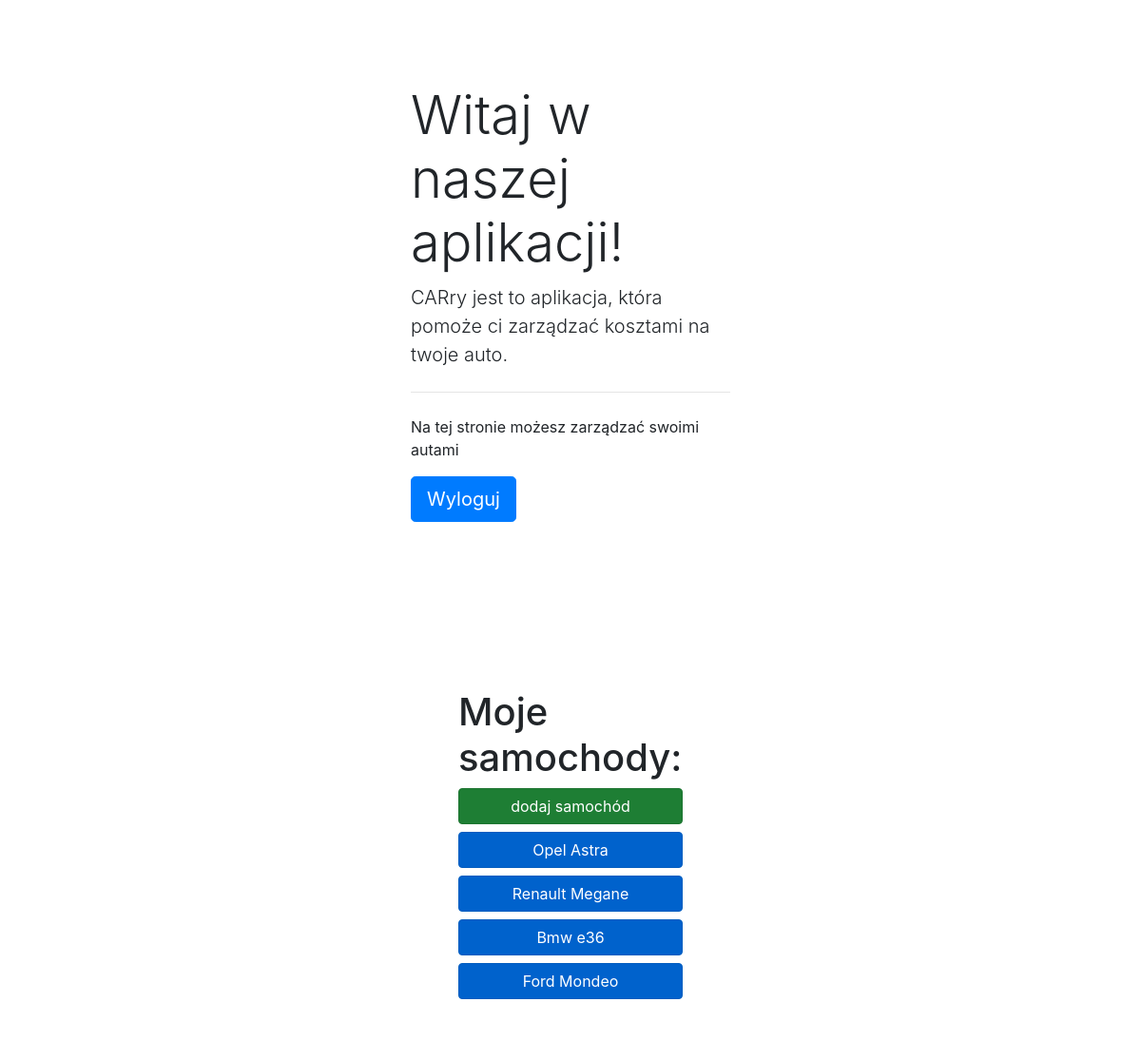
Before: / (signed in) with the older database file.
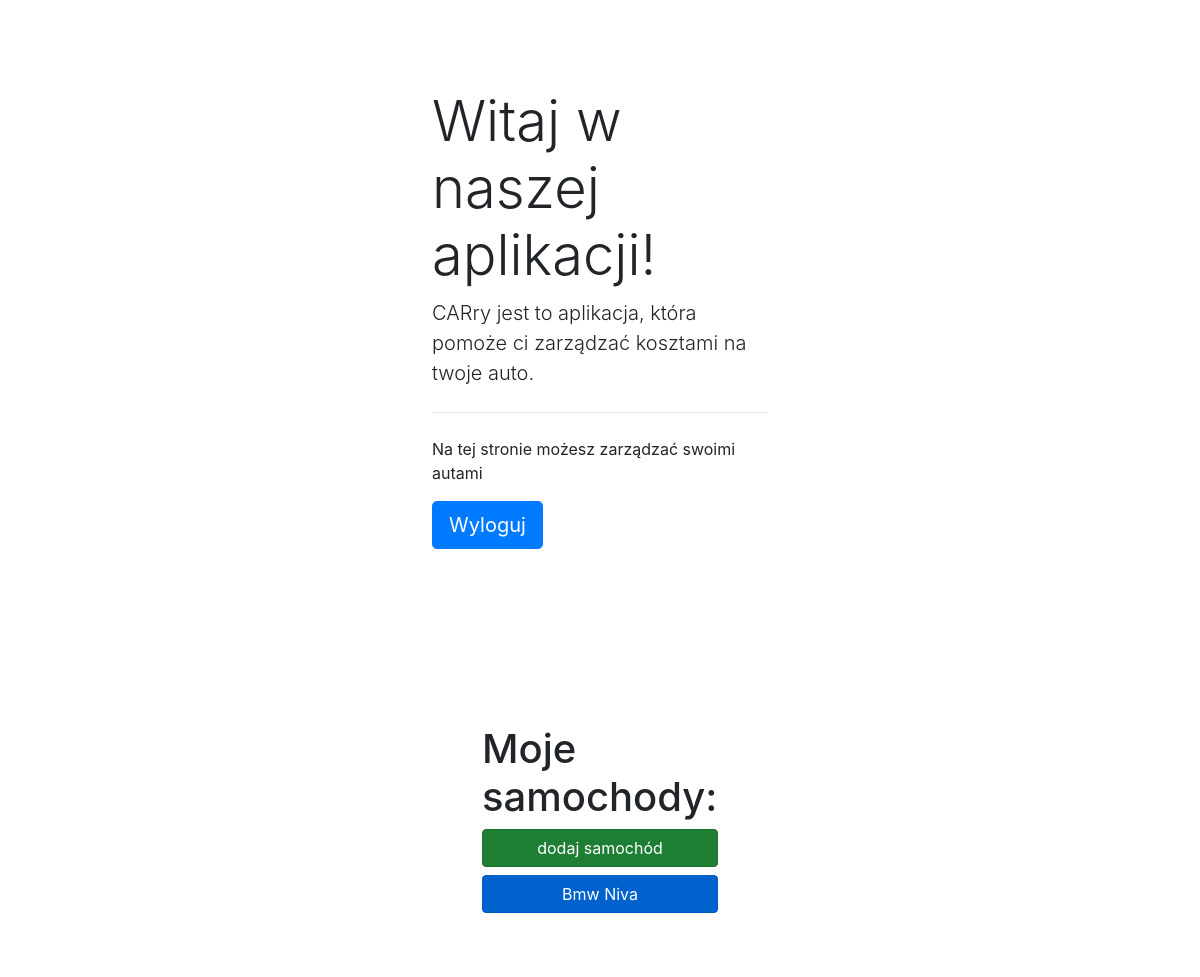
After: the same page with the newer database file.
### Site/models.py (models this page shows)
class Car(models.Model):
    user = models.ForeignKey(User, on_delete=models.CASCADE)
    mark_text = models.CharField(max_length=32, null=False, default='', verbose_name="Marka")
    model_text = models.CharField(max_length=32, null=False, default='', verbose_name="Model")
    vin_text = models.CharField(max_length=17, null=True, verbose_name="Numer VIN")
    plate_text = models.CharField(max_length=10, null=True, verbose_name="Rejestracja")
    engine_float = models.DecimalField(max_digits=8, decimal_places=0, null=True, verbose_name="Poj. silnika")
    services = models.ManyToManyField(Service)
    refueling = models.ManyToManyField(Fueling)
    created_date = models.DateField(default=timezone.now, verbose_name="Data")
    class Meta:
        ordering = ['-created_date']
    def __str__(self):
        return f"{self.mark_text} {self.model_text}"

### Site/views.py (the view)
# urls.py: path("", views.index, name='index'),
@csrf_exempt
def index(request):
    context = {
        "Cars": Car.objects.all(),
        "Services": Service.objects.all()
    }
    return render(request, 'Site/index.html', context)

### templates/Site/index.html (shortened to what this page needs)
<!DOCTYPE html>
<html lang="pl">
<head>
    {% load bootstrap4 %}
    {% bootstrap_css %}
</head>
<body class="bg">
{% if user.is_authenticated %}
    <br>
    <div class="jumbotron bg-white mx-auto col-md-4 col-sm-4">
        <h1 class="display-4">Witaj w naszej aplikacji!</h1>
        <p class="lead">CARry jest to aplikacja, która pomoże ci zarządzać kosztami na twoje auto.</p>
        <hr class="my-4">
        <p>Na tej stronie możesz zarządzać swoimi autami</p>
        <p class="lead">
            <a class="btn btn-primary btn-lg" href="/logout" role="button">Wyloguj</a>
        </p>
    </div>
    <div class="jumbotron bg-white mx-auto col-md-3">
        <h1>Moje samochody:</h1>
        <a href="{% url 'add_car' %}" class="btn btn-success btn-block active mx-auto" role="button"
           aria-pressed="true">dodaj samochód</a>
        {% for car in Cars %}
            {% if car.user == user %}
                <a href="{% url 'car' car.id %}"
                   class="btn btn-primary btn-block active mx-auto" role="button" aria-pressed="true">{{ car }}</a>
            {% endif %}
        {% endfor %}
    </div>
{% endif %}
</body>
</html>

Changed rows visible on the page:
removed Car: mark_text+model_text "Opel Astra"
removed Car: mark_text+model_text "Renault Megane"
removed Car: mark_text+model_text "Bmw e36"
removed Car: mark_text+model_text "Ford Mondeo"
added Car: mark_text+model_text "Bmw Niva"
